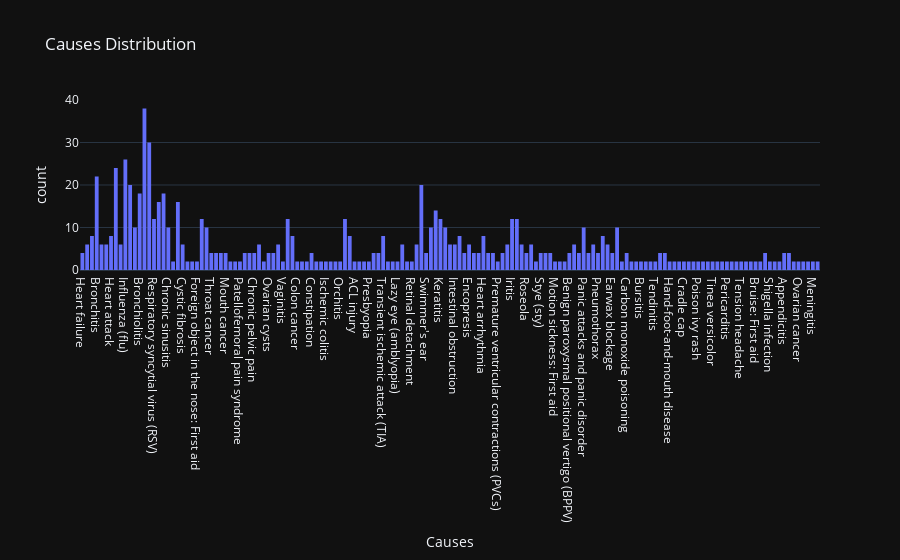

This figure's notebook cell:
### Code cell
# Visualize the distribution of 'Causes'
fig_causes_distribution = px.histogram(new_df, x='Causes', title='Causes Distribution', template='plotly_dark')
fig_causes_distribution.show()

### Figure 1 — Plotly figure (JSON) as saved in the notebook; plotly's stock layout.template omitted (floating-point values rounded to 4 significant figures; data arrays with more than 128 entries replaced by an {"elided": "..."} marker saying what was removed)
{"data": [{"alignmentgroup": "True", "bingroup": "x", "hovertemplate": "Causes=%{x}<br>count=%{y}<extra></extra>", "legendgroup": "", "marker": {"color": "#636efa", "pattern": {"shape": ""}}, "name": "", "offsetgroup": "", "orientation": "v", "showlegend": false, "type": "histogram", "x": {"elided": "864 str values"}, "xaxis": "x", "yaxis": "y"}], "layout": {"barmode": "relative", "legend": {"tracegroupgap": 0}, "title": {"text": "Causes Distribution"}, "xaxis": {"anchor": "y", "domain": [0, 1], "title": {"text": "Causes"}}, "yaxis": {"anchor": "x", "domain": [0, 1], "title": {"text": "count"}}}}
